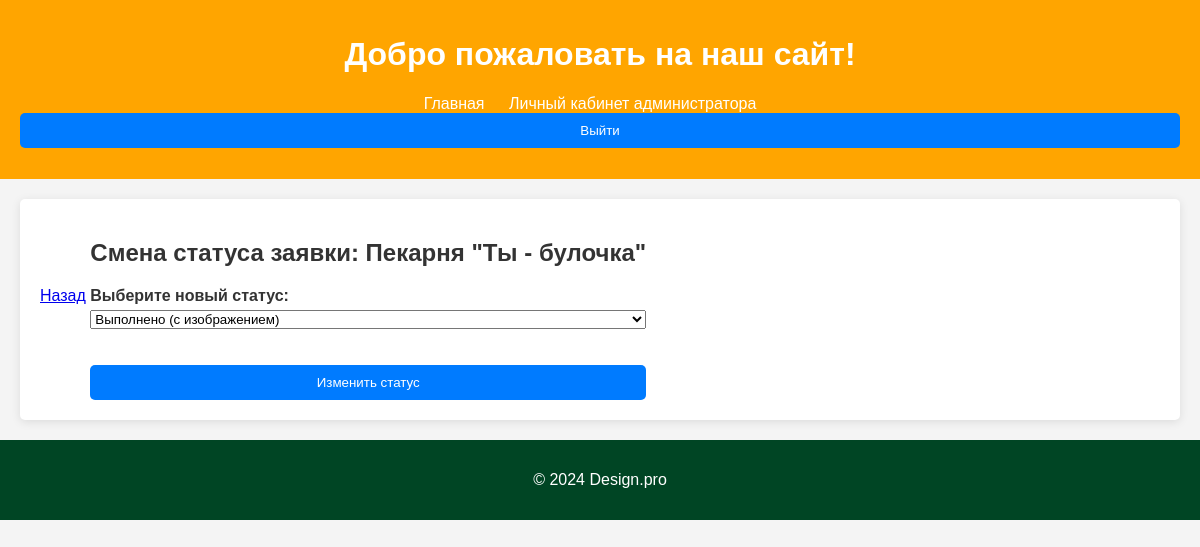
Page /designapp/admin_change_status/3/ (signed in) on the committed database.
### designapp/models.py (models this page shows, shortened)
class Application(models.Model):
    user = models.ForeignKey(settings.AUTH_USER_MODEL, on_delete=models.CASCADE, related_name='applications')
    timestamp = models.DateTimeField(auto_now_add=True)
    title = models.CharField(max_length=255, blank=False)
    description = models.TextField(blank=False)
    category = models.ForeignKey(Category, on_delete=models.CASCADE)
    status = models.CharField(max_length=50, default='Новая')  # Например, 'Принято в работу', 'Выполнено', 'Новая'
    photo = models.ImageField(upload_to='photos/', null=True, blank=False)
    comment = models.TextField(null=True, blank=False)
    design_image = models.ImageField(upload_to='designs/', null=True, blank=False)

### designapp/views.py (the view, shortened to what this page needs)
# urls.py: path('admin_change_status/<int:application_id>/', views.ChangeStatusView.as_view(), name='change-status'),
class ChangeStatusView(LoginRequiredMixin, UserPassesTestMixin, View):
    def get(self, request, application_id):
        application = get_object_or_404(Application, id=application_id)
        return render(request, 'designapp/change_status.html', {'application': application})
    def test_func(self):
        return self.request.user.is_superuser

### designapp/templates/designapp/change_status.html (shortened to what this page needs)
{% extends "base.html" %}
{% block content %}
<a href="{% url 'designapp:admin-profile' %}">Назад</a>
<div class="admin-change-status">
    <h2>Смена статуса заявки: {{ application.title }}</h2>
    <form method="post" enctype="multipart/form-data">
        <label for="status">Выберите новый статус:</label>
        <select name="status" id="status" required onchange="this.form.submit()">
            <option value="Выполнено" {% if application.status == "Выполнено" or request.POST.status == "Выполнено" %}selected{% endif %}>Выполнено (с изображением)</option>
        </select><br><br>
        <button type="submit">Изменить статус</button>
    </form>
</div>
{% endblock %}

### designapp/static/css/style.css (style rules this page uses)
body { font-family: Arial, sans-serif; margin: 0; padding: 0; background-color: #f4f4f4; color: #333; }
.admin-change-status { display: inline-block; }
form { display: flex; flex-direction: column; }
label { margin-bottom: 5px; font-weight: bold; }
button { padding: 10px; background-color: #007BFF; color: white; border: none; border-radius: 5px; cursor: pointer; transition: background-color 0.3s ease; }

### rows in the picture
Application: title "Пекарня \"Ты - булочка\"", status "Выполнено (с изображением)"
